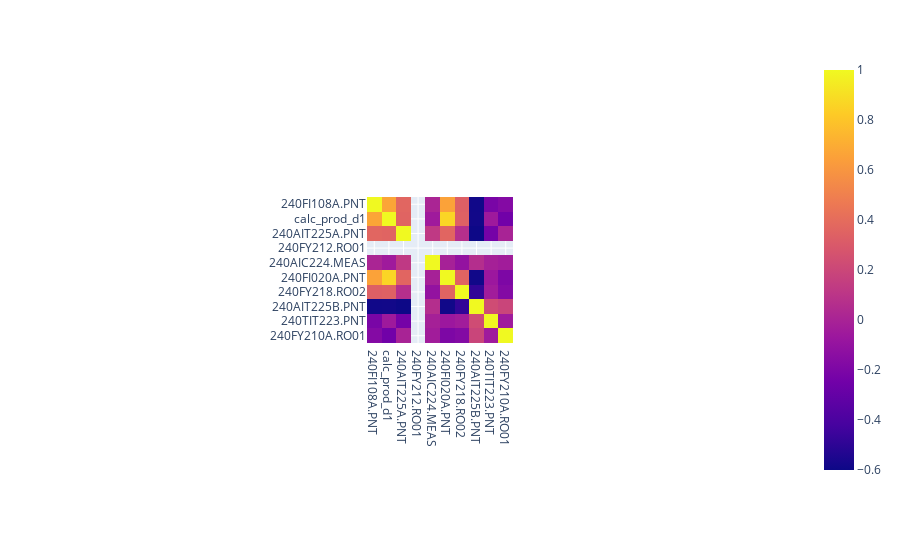

Notebook cell for this chart:
### Markdown cell above
#### 5.1 Corr between each features

### Code cell
corr_features = data[list_features].corr()

fig_corr_features = px.imshow(corr_features)
fig_corr_features.show()

### Figure 1 — Plotly figure (JSON) as saved in the notebook; plotly's stock layout.template omitted (floating-point values rounded to 4 significant figures)
{"data": [{"coloraxis": "coloraxis", "hovertemplate": "x: %{x}<br>y: %{y}<br>color: %{z}<extra></extra>", "name": "0", "type": "heatmap", "x": ["240FI108A.PNT", "calc_prod_d1", "240AIT225A.PNT", "240FY212.RO01", "240AIC224.MEAS", "240FI020A.PNT", "240FY218.RO02", "240AIT225B.PNT", "240TIT223.PNT", "240FY210A.RO01"], "xaxis": "x", "y": ["240FI108A.PNT", "calc_prod_d1", "240AIT225A.PNT", "240FY212.RO01", "240AIC224.MEAS", "240FI020A.PNT", "240FY218.RO02", "240AIT225B.PNT", "240TIT223.PNT", "240FY210A.RO01"], "yaxis": "y", "z": [[1, 0.6682, 0.3654, null, 0.009393, 0.6546, 0.3294, -0.5901, -0.2176, -0.1711], [0.6682, 1, 0.355, null, -0.05244, 0.8651, 0.3413, -0.5855, -0.05532, -0.2487], [0.3654, 0.355, 1, null, 0.123, 0.3611, 0.06553, -0.6026, -0.2346, -0.004324], [null, null, null, null, null, null, null, null, null, null], [0.009393, -0.05244, 0.123, null, 1, -0.01363, -0.1049, 0.059, -0.01955, -0.04121], [0.6546, 0.8651, 0.3611, null, -0.01363, 1, 0.3562, -0.5895, -0.06816, -0.1998], [0.3294, 0.3413, 0.06553, null, -0.1049, 0.3562, 1, -0.4867, -0.04263, -0.1763], [-0.5901, -0.5855, -0.6026, null, 0.059, -0.5895, -0.4867, 1, 0.227, 0.1883], [-0.2176, -0.05532, -0.2346, null, -0.01955, -0.06816, -0.04263, 0.227, 1, -0.05196], [-0.1711, -0.2487, -0.004324, null, -0.04121, -0.1998, -0.1763, 0.1883, -0.05196, 1]]}], "layout": {"autosize": true, "coloraxis": {"colorscale": [[0, "#0d0887"], [0.1111, "#46039f"], [0.2222, "#7201a8"], [0.3333, "#9c179e"], [0.4444, "#bd3786"], [0.5556, "#d8576b"], [0.6667, "#ed7953"], [0.7778, "#fb9f3a"], [0.8889, "#fdca26"], [1, "#f0f921"]]}, "margin": {"t": 60}, "xaxis": {"anchor": "y", "autorange": true, "constrain": "domain", "domain": [0.3986, 0.6014], "range": [-0.5, 9.5], "scaleanchor": "y", "type": "category"}, "yaxis": {"anchor": "x", "autorange": true, "constrain": "domain", "domain": [0, 1], "range": [9.5, -0.5], "type": "category"}}}
